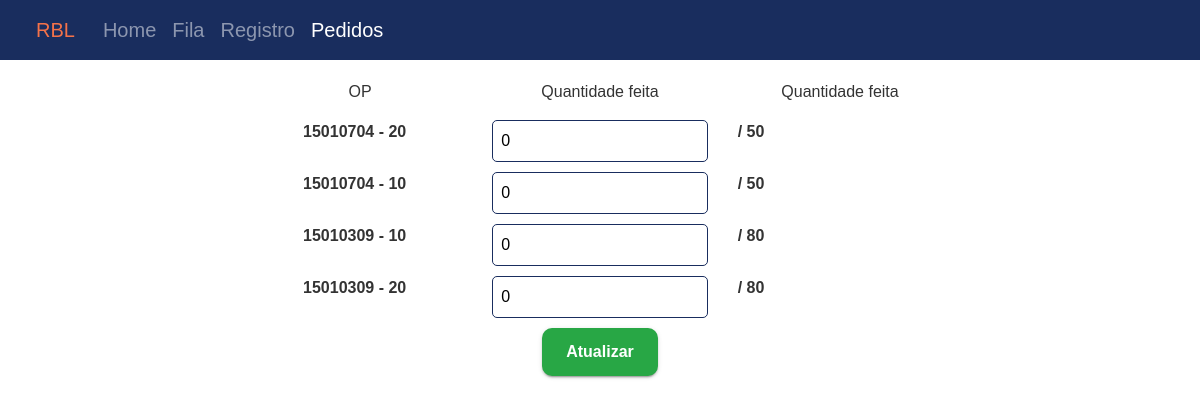
The page /pedidos/atualizar/14 on the database its author committed.
### main/models.py (models this page shows)
class FilaOperacao(models.Model):
    pedido = models.ForeignKey(Pedido, verbose_name="ID-Pedido", on_delete=models.CASCADE)
    maquina = models.ForeignKey(Maquina, verbose_name="ID-Maquina", on_delete=models.CASCADE)
    operacao = models.ForeignKey(Operacao, verbose_name="ID-Operação", on_delete=models.CASCADE)
    quantidade_feita = models.IntegerField(verbose_name="Qtd. Feita")
    peso = models.IntegerField(verbose_name="Peso")

class Operacao(models.Model):
    peca = models.ForeignKey(Peca, to_field="cod_local", verbose_name="ID-Peça", on_delete=models.CASCADE)
    numero = models.IntegerField(verbose_name="Número")
    tempo_producao = models.IntegerField(verbose_name="Tempo Produção")
    tempo_ajuste = models.IntegerField(verbose_name="Tempo Ajuste")

class Peca(models.Model):
    cod_local = models.CharField(verbose_name="Código Local", max_length=50, primary_key=True)
    cod_estrangeiro = models.CharField(verbose_name="Código Estrangeiro", max_length=50)
    descricao = models.CharField(verbose_name="Descrição", max_length=200)

class Pedido(models.Model):
    codigo = models.CharField(verbose_name="Código", max_length=30)
    data_entrega = models.DateField(verbose_name="Data de Entrega")
    finalizado = models.BooleanField(verbose_name="Finalizado")

class PedidoPeca(models.Model):
    pedido = models.ForeignKey(Pedido, verbose_name="ID-Pedido", on_delete=models.CASCADE)
    peca = models.ForeignKey(Peca, verbose_name="ID-Peça", on_delete=models.CASCADE)
    quantidade = models.IntegerField(verbose_name="Qtd.")

### main/views.py (the view, shortened to what this page needs)
# urls.py: path('pedidos/atualizar/<int:index>', views.atualizar_pedido, name='atualizar_pedido'),
def atualizar_pedido(request, index=None):
    msg = ''
    if not index:
        return redirect(pedidos)
    pedido = Pedido.objects.get(id=index)
    fops = FilaOperacao.objects.filter(pedido=pedido)
    peca_op = dict()
    for fop in fops:
        peca_op[fop.operacao.peca] = []
    for fop in fops:
        op = Operacao.objects.get(id=fop.operacao.pk)
        peca = Peca.objects.get(cod_local=op.peca.pk)
        if peca in peca_op.keys():
            peca_op[peca].append(op)
    return render(request, 'main/atualizar-pedido.html', {'pedido':pedido, 'fops':fops, 'msg':msg} )

### main/templatetags/main_extras.py (called while the page is built)
@register.filter
def get_quantidade(fop):
    pp = PedidoPeca.objects.get(Q(peca=fop.operacao.peca.cod_local) & Q(pedido=fop.pedido))
    return pp.quantidade

### main/templates/main/atualizar-pedido.html (shortened to what this page needs)
{% extends 'main/base.html' %}
{% load main_extras %}
{% block head %}
{% load static %}
<link rel="stylesheet" href="{% static 'main/form-style.css' %}">
{% endblock head %}
{% block content %}
    <div class="row justify-center w60">
        <div class="col-4 center">
            OP
        </div>
        <div class="col-4 center">
            Quantidade feita
        </div>
        <div class="col-4 center">
            Quantidade feita
        </div>
    </div>
    <div class="row justify-center">
        <form action="" method="post" class="w60">
            {% for fop in fops %}
                <div class="row">
                    <div class="col-4 center">
                        <label for="fop-{{fop.id}}">{{ fop.operacao.peca.cod_local }} - {{ fop.operacao.numero }}</label>
                    </div>
                    <div class="col-4 center">
                        <input type="text" id="fop-{{fop.id}}" name="fop-{{fop.id}}" value="{{ fop.quantidade_feita }}">
                    </div>
                    <div class="col-4 d-flex">
                        <label for="fop-{{fop.id}}">/ {{ fop|get_quantidade }}</label>
                    </div>
                </div>
            {% endfor %}
            <button type="submit" class="btn btn-success">Atualizar</button>
        </form>
    </div>
{% endblock content %}

### main/static/main/base-style.css (style rules this page uses)
html, body { height: 100%; font-family: Arial, sans-serif; }
body { font-size: 16px; color: #333333; background-color: #ffffff; }
.w60 { width: 60%; margin: auto; }
.center { text-align: center; }

### main/static/main/form-style.css (style rules this page uses)
form { width: 35%; margin: auto; float: left; padding: 1em; box-sizing: border-box; }
label { text-align: center; display: block; font-weight: bold; margin-bottom: 5px; }
input, textarea { display: block; width: 100%; padding: 8px; margin-bottom: 10px; font-size: 16px; border: 1px solid #dddddd; box-sizing: border-box; border-color: #192D5E; border-radius: 5px; }
button[type="submit"] { display: block; margin: 0 auto; padding: 12px 24px; font-size: 16px; font-weight: bold; color: #ffffff; border: none; border-radius: 10px; box-shadow: 0 2px 2px 0 rgba(0, 0, 0, 0.14), 0 1px 5px 0 rgba(0, 0, 0, 0.12), 0 3px 1px -2px rgba(0, 0, 0, 0.2); cursor: pointer; transition: 450ms; }

### rows shown on the page
FilaOperacao: operacao.peca.cod_local "15010704", operacao.numero "20", quantidade_feita "0", operacao+pedido "50"
FilaOperacao: operacao.peca.cod_local "15010704", operacao.numero "10", quantidade_feita "0", operacao+pedido "50"
FilaOperacao: operacao.peca.cod_local "15010309", operacao.numero "10", quantidade_feita "0", operacao+pedido "80"
FilaOperacao: operacao.peca.cod_local "15010309", operacao.numero "20", quantidade_feita "0", operacao+pedido "80"
